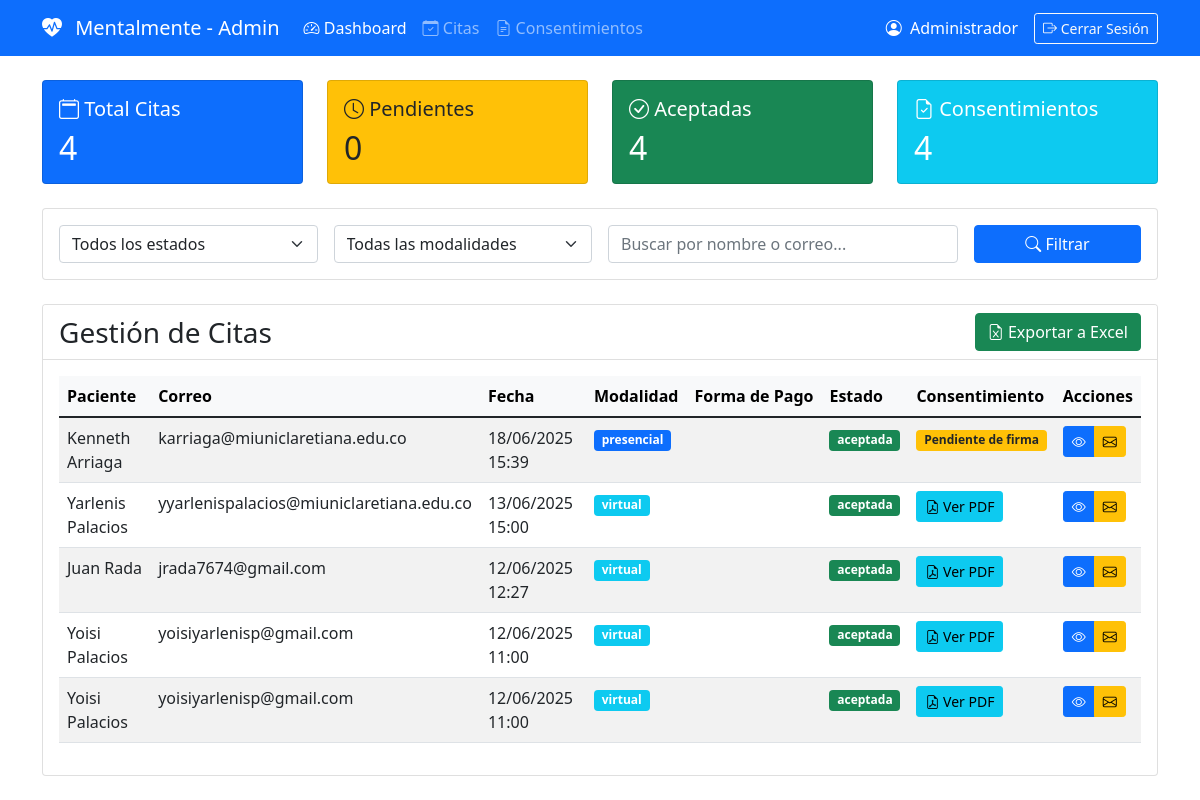
The app's page /admin/dashboard.php (signed in) with its own data.
### tables this page shows
CREATE TABLE `citas` (
  `id` int(11) NOT NULL,
  `nombre_paciente` varchar(100) NOT NULL,
  `correo_paciente` varchar(100) NOT NULL,
  `fecha_cita` datetime NOT NULL,
  `modalidad` enum('presencial','virtual') NOT NULL,
  `forma_pago` enum('en línea','en sitio') NOT NULL,
  `estado` enum('pendiente','aceptada','rechazada') DEFAULT 'pendiente',
  `enlace_consentimiento` varchar(255) DEFAULT NULL,
  `fecha_creacion` timestamp NOT NULL DEFAULT current_timestamp()
);

CREATE TABLE `consentimientos` (
  `id` int(11) NOT NULL,
  `id_cita` int(11) NOT NULL,
  `firma` longblob NOT NULL,
  `pdf_path` varchar(255) NOT NULL,
  `fecha_firma` datetime DEFAULT current_timestamp()
);

### admin/dashboard.php (the view, shortened to what this page needs)
<?php
try {
    $db = new PDO(
        "mysql:host=localhost;dbname=clinica_mentalmente",
        "root",
        ""
    );
    $db->setAttribute(PDO::ATTR_ERRMODE, PDO::ERRMODE_EXCEPTION);
    $stats = [
        'total_citas' => $db->query("SELECT COUNT(*) FROM citas")->fetchColumn(),
        'citas_pendientes' => $db->query("SELECT COUNT(*) FROM citas WHERE estado = 'pendiente'")->fetchColumn(),
        'citas_aceptadas' => $db->query("SELECT COUNT(*) FROM citas WHERE estado = 'aceptada'")->fetchColumn(),
        'consentimientos_firmados' => $db->query("SELECT COUNT(*) FROM consentimientos")->fetchColumn()
    ];
    $stmt = $db->query("
        SELECT
            c.id,
            c.nombre_paciente,
            c.correo_paciente,
            c.fecha_cita,
            c.modalidad,
            c.forma_pago,
            c.estado,
            c.enlace_consentimiento,
            cons.pdf_path,
            cons.fecha_firma
        FROM citas c
        LEFT JOIN consentimientos cons ON c.id = cons.id_cita
        ORDER BY c.fecha_cita DESC
    ");
    $citas = $stmt->fetchAll(PDO::FETCH_ASSOC);
} catch (PDOException $e) {
    die("Error de conexión: " . $e->getMessage());
}
?>
<!DOCTYPE html>
<html lang="es">
<head>
    <link href="https://cdn.jsdelivr.net/npm/bootstrap@5.1.3/dist/css/bootstrap.min.css" rel="stylesheet">
    <link href="https://cdn.jsdelivr.net/npm/bootstrap-icons@1.7.2/font/bootstrap-icons.css" rel="stylesheet">
</head>
<body>
    <nav class="navbar navbar-expand-lg navbar-dark bg-primary">
        <div class="container">
            <a class="navbar-brand" href="#">
                <i class="bi bi-heart-pulse-fill me-2"></i>
                Mentalmente - Admin
            </a>
            <div class="collapse navbar-collapse" id="navbarNav">
                <ul class="navbar-nav me-auto">
                    <li class="nav-item">
                        <a class="nav-link active" href="#dashboard">
                            <i class="bi bi-speedometer2"></i> Dashboard
                        </a>
                    </li>
                    <li class="nav-item">
                        <a class="nav-link" href="#citas">
                            <i class="bi bi-calendar-check"></i> Citas
                        </a>
                    </li>
                    <li class="nav-item">
                        <a class="nav-link" href="#consentimientos">
                            <i class="bi bi-file-earmark-text"></i> Consentimientos
                        </a>
                    </li>
                </ul>
                <div class="d-flex align-items-center">
                    <span class="navbar-text me-3 text-white">
                        <i class="bi bi-person-circle me-1"></i>
                        <?php echo htmlspecialchars($_SESSION['admin_nombre']); ?>
                    </span>
                    <a href="logout.php" class="btn btn-outline-light btn-sm">
                        <i class="bi bi-box-arrow-right"></i> Cerrar Sesión
                    </a>
                </div>
            </div>
        </div>
    </nav>
    <div class="container py-4">
        <div class="row mb-4">
            <div class="col-md-3">
                <div class="card stat-card bg-primary text-white">
                    <div class="card-body">
                        <h5 class="card-title">
                            <i class="bi bi-calendar2"></i> Total Citas
                        </h5>
                        <h2 class="mb-0"><?php echo $stats['total_citas']; ?></h2>
                    </div>
                </div>
            </div>
            <div class="col-md-3">
                <div class="card stat-card bg-warning text-dark">
                    <div class="card-body">
                        <h5 class="card-title">
                            <i class="bi bi-clock"></i> Pendientes
                        </h5>
                        <h2 class="mb-0"><?php echo $stats['citas_pendientes']; ?></h2>
                    </div>
                </div>
            </div>
            <div class="col-md-3">
                <div class="card stat-card bg-success text-white">
                    <div class="card-body">
                        <h5 class="card-title">
                            <i class="bi bi-check-circle"></i> Aceptadas
                        </h5>
                        <h2 class="mb-0"><?php echo $stats['citas_aceptadas']; ?></h2>
                    </div>
                </div>
            </div>
            <div class="col-md-3">
                <div class="card stat-card bg-info text-white">
                    <div class="card-body">
                        <h5 class="card-title">
                            <i class="bi bi-file-earmark-check"></i> Consentimientos
                        </h5>
                        <h2 class="mb-0"><?php echo $stats['consentimientos_firmados']; ?></h2>
                    </div>
                </div>
            </div>
        </div>
        <div class="card mb-4">
            <div class="card-body">
                <div class="row g-3">
                    <div class="col-md-3">
                        <select class="form-select" id="filtroEstado">
                            <option value="">Todos los estados</option>
                        </select>
                    </div>
                    <div class="col-md-3">
                        <select class="form-select" id="filtroModalidad">
                            <option value="">Todas las modalidades</option>
                        </select>
                    </div>
                    <div class="col-md-4">
                        <input type="text" class="form-control" id="busqueda" placeholder="Buscar por nombre o correo...">
                    </div>
                    <div class="col-md-2">
                        <button class="btn btn-primary w-100" onclick="aplicarFiltros()">
                            <i class="bi bi-search"></i> Filtrar
                        </button>
                    </div>
                </div>
            </div>
        </div>
        <div class="card">
            <div class="card-header bg-white">
                <div class="d-flex justify-content-between align-items-center">
                    <h3 class="mb-0">Gestión de Citas</h3>
                    <button class="btn btn-success" onclick="exportarExcel()">
                        <i class="bi bi-file-earmark-excel"></i> Exportar a Excel
                    </button>
                </div>
            </div>
            <div class="card-body">
                <div class="table-responsive">
                    <table class="table table-striped table-hover">
                        <thead class="table-light">
                            <tr>
                                <th>Paciente</th>
                                <th>Correo</th>
                                <th>Fecha</th>
                                <th>Modalidad</th>
                                <th>Forma de Pago</th>
                                <th>Estado</th>
                                <th>Consentimiento</th>
                                <th>Acciones</th>
                            </tr>
                        </thead>
                        <tbody>
                            <?php foreach ($citas as $cita): ?>
                            <tr>
                                <td><?php echo htmlspecialchars($cita['nombre_paciente']); ?></td>
                                <td><?php echo htmlspecialchars($cita['correo_paciente']); ?></td>
                                <td><?php echo date('d/m/Y H:i', strtotime($cita['fecha_cita'])); ?></td>
                                <td>
                                    <span class="badge bg-<?php echo $cita['modalidad'] === 'presencial' ? 'primary' : 'info'; ?>">
                                        <?php echo htmlspecialchars($cita['modalidad']); ?>
                                    </span>
                                </td>
                                <td><?php echo htmlspecialchars($cita['forma_pago']); ?></td>
                                <td>
                                    <span class="badge bg-<?php
                                        echo $cita['estado'] === 'pendiente' ? 'warning' :
                                            ($cita['estado'] === 'aceptada' ? 'success' : 'danger');
                                    ?>">
                                        <?php echo htmlspecialchars($cita['estado']); ?>
                                    </span>
                                </td>
                                <td>
                                    <?php if ($cita['pdf_path']): ?>
                                        <button class="btn btn-info btn-sm" onclick="verConsentimiento('<?php echo htmlspecialchars($cita['pdf_path']); ?>')">
                                            <i class="bi bi-file-earmark-pdf"></i> Ver PDF
                                        </button>
                                    <?php elseif ($cita['enlace_consentimiento']): ?>
                                        <span class="badge bg-warning text-dark">Pendiente de firma</span>
                                    <?php else: ?>
                                        <span class="badge bg-secondary">No disponible</span>
                                    <?php endif; ?>
                                </td>
                                <td>
                                    <div class="btn-group">
                                        <button class="btn btn-primary btn-sm" onclick="verDetalles(<?php echo $cita['id']; ?>)" title="Ver detalles">
                                            <i class="bi bi-eye"></i>
                                        </button>
                                        <?php if ($cita['estado'] === 'aceptada'): ?>
                                            <button class="btn btn-warning btn-sm" onclick="reenviarConsentimiento(<?php echo $cita['id']; ?>)" title="Reenviar consentimiento">
                                                <i class="bi bi-envelope"></i>
                                            </button>
                                        <?php endif; ?>
                                    </div>
                                </td>
                            </tr>
                            <?php endforeach; ?>
                        </tbody>
                    </table>
                </div>
            </div>
        </div>
    </div>
</body>
</html>

### admin/dashboard.php (style rules this page uses)
.stat-card { transition: transform 0.2s; }
.table th { white-space: nowrap; }

### records on screen
citas: nombre_paciente "Kenneth Arriaga", correo_paciente "karriaga@miuniclaretiana.edu.co", fecha_cita "18/06/2025 15:39", modalidad "presencial", estado "aceptada", shows "Pendiente de firma"
consentimientos: id_cita.nombre_paciente "Yarlenis Palacios", id_cita.correo_paciente "yyarlenispalacios@miuniclaretiana.edu.co", id_cita.fecha_cita "13/06/2025 15:00", id_cita.modalidad "virtual", id_cita.estado "aceptada"
consentimientos: id_cita.nombre_paciente "Juan Rada", id_cita.correo_paciente "jrada7674@gmail.com", id_cita.fecha_cita "12/06/2025 12:27", id_cita.modalidad "virtual", id_cita.estado "aceptada"
consentimientos: id_cita.nombre_paciente "Yoisi Palacios", id_cita.correo_paciente "yoisiyarlenisp@gmail.com", id_cita.fecha_cita "12/06/2025 11:00", id_cita.modalidad "virtual", id_cita.estado "aceptada"
consentimientos: id_cita.nombre_paciente "Yoisi Palacios", id_cita.correo_paciente "yoisiyarlenisp@gmail.com", id_cita.fecha_cita "12/06/2025 11:00", id_cita.modalidad "virtual", id_cita.estado "aceptada"

### other values on screen
$_SESSION['admin_nombre'] "Administrador"
$stats['total_citas'] "4"
$stats['citas_pendientes'] "0"
$stats['citas_aceptadas'] "4"
$stats['consentimientos_firmados'] "4"
